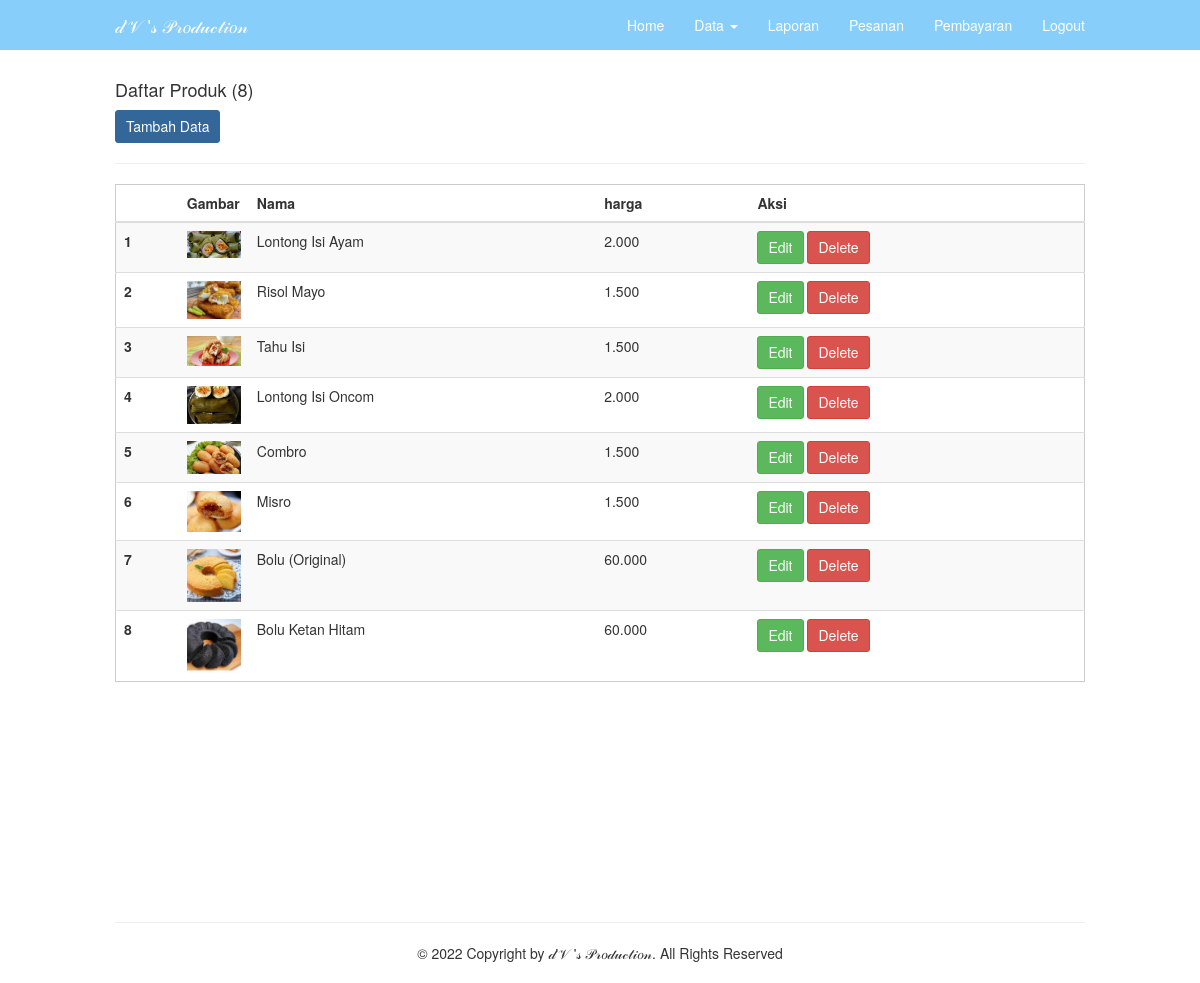
/admin/produk.php (signed in), run on the app's committed database.
### tables this page shows
CREATE TABLE `produk` (
  `id` int(11) NOT NULL,
  `nama` varchar(30) NOT NULL,
  `deskripsi` text NOT NULL,
  `gambar` varchar(50) NOT NULL,
  `harga` decimal(10,0) NOT NULL,
  `kategori_produk_id` int(11) NOT NULL
);

### inc/config.php (called while the page is built, shortened)
<?php
	$url = "";
	$no = 1;
?>

### admin/produk.php (the view, shortened to what this page needs)
<?php
	include"../inc/config.php";
	include"inc/header.php";
?>
	<div class="container">
		<?php
			$q = mysql_query("select * from produk");
			$j = mysql_num_rows($q);
		?>
		<h4>Daftar Produk (<?php echo ($j>0)?$j:0; ?>)</h4>
		<a class="btn btn-sm btn-primary" href="produk.php?act=create">Tambah Data</a>
		<hr>
			<table class="table table-striped table-hove">
				<thead>
					<tr>
						<th></th>
						<th width="70px">Gambar</th>
						<th>Nama</th>
						<th>harga</th>
						<th>Aksi</th>
					</tr>
				</thead>
				<tbody>
					<?php while($data=mysql_fetch_object($q)){ ?>
					<tr>
						<th scope="row"><?php echo $no++; ?></th>
						<td><img src="<?php echo $url.'../uploads/'.$data->gambar ?>" width="100%"></td>
						<td><?php echo $data->nama ?></td>
						<td><?php echo number_format($data->harga, 0, ',', '.') ?></td>
						<td>
							<a class="btn btn-sm btn-success" href="produk.php?act=edit&&id=<?php echo $data->id ?>">Edit</a>
							<a class="btn btn-sm btn-danger" href="produk.php?act=delete&&id=<?php echo $data->id ?>">Delete</a>
						</td>
					</tr>
				<?php } ?>
				</tbody>
			</table>
    </div>
<?php include"inc/footer.php"; ?>

### assets/css/navbar-fixed-top.css (style rules this page uses)
body { padding-top: 70px; }

### assets/css/style.css (style rules this page uses)
@media (min-width: 768px) { .container { width: 750px; } }
@media (min-width: 992px) { .container { width: 970px; } }
@media (min-width: 1200px) { .container { width: 1000px; } }
.table { border:1px solid#CCC; }
table td, table th { padding:10px; font-size: 14px; }
* { transition: all 200ms ease-in-out; }
body { background-color: #fff; }

### data on the page
produk: gambar (picture), nama "Lontong Isi Ayam", harga "2.000"
produk: gambar (picture), nama "Risol Mayo", harga "1.500"
produk: gambar (picture), nama "Tahu Isi", harga "1.500"
produk: gambar (picture), nama "Lontong Isi Oncom", harga "2.000"
produk: gambar (picture), nama "Combro", harga "1.500"
produk: gambar (picture), nama "Misro", harga "1.500"
produk: gambar (picture), nama "Bolu (Original)", harga "60.000"
produk: gambar (picture), nama "Bolu Ketan Hitam", harga "60.000"

### other printed values
$j "8"
